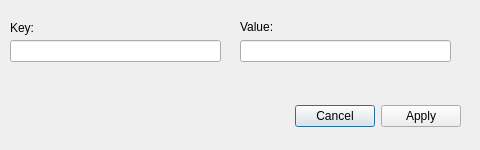
<?xml version="1.0" encoding="UTF-8"?>
<ui version="4.0">
 <class>Dialog</class>
 <widget class="QDialog" name="Dialog">
  <property name="geometry">
   <rect>
    <x>0</x>
    <y>0</y>
    <width>480</width>
    <height>150</height>
   </rect>
  </property>
  <property name="windowTitle">
   <string>Add key</string>
  </property>
  <widget class="QDialogButtonBox" name="buttonBox">
   <property name="geometry">
    <rect>
     <x>0</x>
     <y>100</y>
     <width>461</width>
     <height>32</height>
    </rect>
   </property>
   <property name="orientation">
    <enum>Qt::Horizontal</enum>
   </property>
   <property name="standardButtons">
    <set>QDialogButtonBox::Apply|QDialogButtonBox::Cancel</set>
   </property>
  </widget>
  <widget class="QLabel" name="label">
   <property name="geometry">
    <rect>
     <x>10</x>
     <y>20</y>
     <width>81</width>
     <height>16</height>
    </rect>
   </property>
   <property name="text">
    <string>Key:</string>
   </property>
  </widget>
  <widget class="QLabel" name="label_2">
   <property name="geometry">
    <rect>
     <x>240</x>
     <y>20</y>
     <width>57</width>
     <height>14</height>
    </rect>
   </property>
   <property name="text">
    <string>Value:</string>
   </property>
  </widget>
  <widget class="QLineEdit" name="key">
   <property name="geometry">
    <rect>
     <x>10</x>
     <y>40</y>
     <width>211</width>
     <height>22</height>
    </rect>
   </property>
   <property name="font">
    <font>
     <family>Monospace</family>
    </font>
   </property>
  </widget>
  <widget class="QLineEdit" name="val">
   <property name="geometry">
    <rect>
     <x>240</x>
     <y>40</y>
     <width>211</width>
     <height>22</height>
    </rect>
   </property>
   <property name="font">
    <font/>
   </property>
  </widget>
 </widget>
 <resources/>
 <connections>
  <connection>
   <sender>buttonBox</sender>
   <signal>accepted()</signal>
   <receiver>Dialog</receiver>
   <slot>accept()</slot>
   <hints>
    <hint type="sourcelabel">
     <x>248</x>
     <y>254</y>
    </hint>
    <hint type="destinationlabel">
     <x>157</x>
     <y>274</y>
    </hint>
   </hints>
  </connection>
  <connection>
   <sender>buttonBox</sender>
   <signal>rejected()</signal>
   <receiver>Dialog</receiver>
   <slot>reject()</slot>
   <hints>
    <hint type="sourcelabel">
     <x>316</x>
     <y>260</y>
    </hint>
    <hint type="destinationlabel">
     <x>286</x>
     <y>274</y>
    </hint>
   </hints>
  </connection>
 </connections>
</ui>
